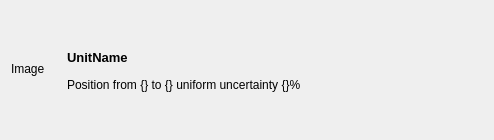
<?xml version="1.0" encoding="UTF-8"?>
<ui version="4.0">
 <class>Form</class>
 <widget class="QWidget" name="Form">
  <property name="geometry">
   <rect>
    <x>0</x>
    <y>0</y>
    <width>494</width>
    <height>140</height>
   </rect>
  </property>
  <property name="windowTitle">
   <string>Form</string>
  </property>
  <layout class="QGridLayout" name="gridLayout">
   <property name="topMargin">
    <number>9</number>
   </property>
   <property name="verticalSpacing">
    <number>4</number>
   </property>
   <item row="1" column="2">
    <widget class="QPushButton" name="displayButton">
     <property name="sizePolicy">
      <sizepolicy hsizetype="Maximum" vsizetype="Fixed">
       <horstretch>0</horstretch>
       <verstretch>0</verstretch>
      </sizepolicy>
     </property>
     <property name="toolTip">
      <string>Display spawn area on map</string>
     </property>
     <property name="text">
      <string/>
     </property>
     <property name="checkable">
      <bool>false</bool>
     </property>
     <property name="autoDefault">
      <bool>false</bool>
     </property>
     <property name="flat">
      <bool>true</bool>
     </property>
    </widget>
   </item>
   <item row="1" column="4" rowspan="2">
    <spacer name="horizontalSpacer">
     <property name="orientation">
      <enum>Qt::Horizontal</enum>
     </property>
     <property name="sizeHint" stdset="0">
      <size>
       <width>40</width>
       <height>20</height>
      </size>
     </property>
    </spacer>
   </item>
   <item row="1" column="1">
    <widget class="QLabel" name="unitLabel">
     <property name="sizePolicy">
      <sizepolicy hsizetype="Maximum" vsizetype="Maximum">
       <horstretch>0</horstretch>
       <verstretch>0</verstretch>
      </sizepolicy>
     </property>
     <property name="font">
      <font>
       <pointsize>10</pointsize>
       <weight>75</weight>
       <bold>true</bold>
      </font>
     </property>
     <property name="text">
      <string>UnitName</string>
     </property>
    </widget>
   </item>
   <item row="1" column="0" rowspan="2">
    <widget class="QLabel" name="imageLabel">
     <property name="minimumSize">
      <size>
       <width>50</width>
       <height>50</height>
      </size>
     </property>
     <property name="maximumSize">
      <size>
       <width>50</width>
       <height>50</height>
      </size>
     </property>
     <property name="sizeIncrement">
      <size>
       <width>0</width>
       <height>0</height>
      </size>
     </property>
     <property name="text">
      <string>Image</string>
     </property>
    </widget>
   </item>
   <item row="0" column="1">
    <spacer name="verticalSpacer">
     <property name="orientation">
      <enum>Qt::Vertical</enum>
     </property>
     <property name="sizeHint" stdset="0">
      <size>
       <width>20</width>
       <height>40</height>
      </size>
     </property>
    </spacer>
   </item>
   <item row="3" column="1">
    <spacer name="verticalSpacer_2">
     <property name="orientation">
      <enum>Qt::Vertical</enum>
     </property>
     <property name="sizeHint" stdset="0">
      <size>
       <width>20</width>
       <height>40</height>
      </size>
     </property>
    </spacer>
   </item>
   <item row="1" column="3">
    <spacer name="horizontalSpacer_2">
     <property name="orientation">
      <enum>Qt::Horizontal</enum>
     </property>
     <property name="sizeHint" stdset="0">
      <size>
       <width>40</width>
       <height>20</height>
      </size>
     </property>
    </spacer>
   </item>
   <item row="2" column="1" colspan="3">
    <widget class="QLabel" name="positionLabel">
     <property name="sizePolicy">
      <sizepolicy hsizetype="Preferred" vsizetype="Maximum">
       <horstretch>0</horstretch>
       <verstretch>0</verstretch>
      </sizepolicy>
     </property>
     <property name="text">
      <string>Position from {} to {} uniform uncertainty {}%</string>
     </property>
    </widget>
   </item>
  </layout>
 </widget>
 <resources/>
 <connections/>
</ui>
